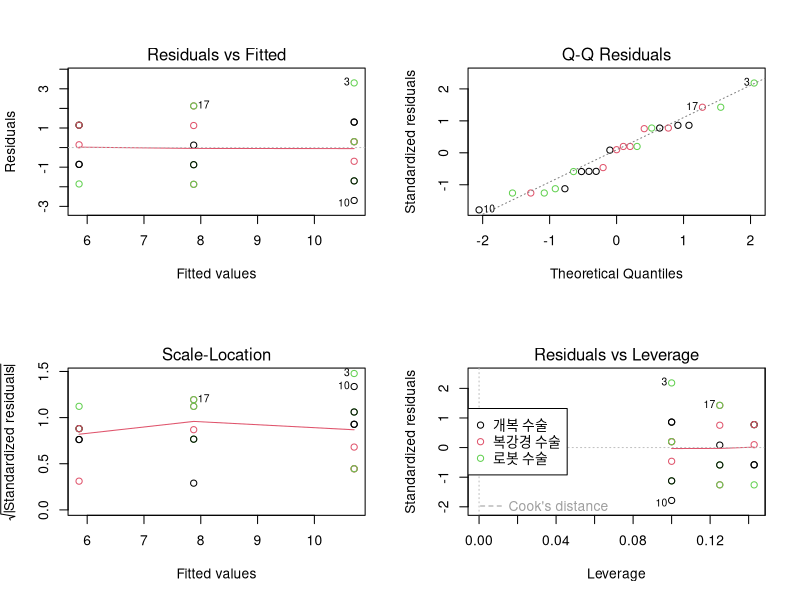

This figure's R source:
# Title     : TODO
# Objective : TODO
# Created by: justk
# Created on: 2021-10-08

open_surgery <- c(12, 10, 14, 12, 11, 9, 9, 11, 11, 8)
laparoscopic_surgery <- c(9, 7, 8, 6, 6, 7, 10, 10)
robot_sergery <- c(5, 6, 7, 7, 7, 4, 5)
all <- c(open_surgery, laparoscopic_surgery, robot_sergery)
group <- factor(
    rep(
        c(
            '개복 수술',
            '복강경 수술',
            '로봇 수술'
        ),
        c(
            length(open_surgery),
            length(laparoscopic_surgery),
            length(robot_sergery)
        )
    )
)
(result <- aov(all ~ group))
summary(result)
par(mfrow = c(2, 2))
plot(result, col = 1:3)
legend(
    'left',
    c(
        '개복 수술',
        '복강경 수술',
        '로봇 수술'
    ),
    pch = 1,
    col = 1:3
)